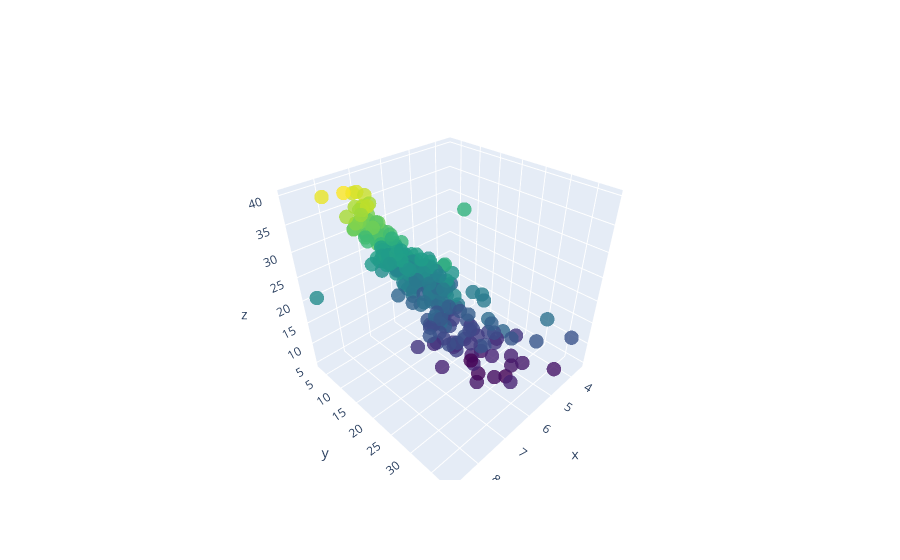

Notebook cell for this chart:
### Markdown cell above
### 1.3.2 Vizualizace dat ve 3D

### Code cell
x_label, y_label, z_label = "Living Area (m²)", "Bedrooms", "Price"
X1 = X_train[:, 0]  # 1. sloupec
X2 = X_train[:, 1]  # 2. sloupec
Y = Y_train  # Cílová proměnná
    
# Vytvoření 3D scatter plotu
fig = go.Figure()

# Scatter plot - body dat
fig.add_trace(go.Scatter3d(
        x=X1, y=X2, z=Y,
        mode='markers',
        marker=dict(size=5, color=Y, colorscale='Viridis', opacity=0.8),
        name="Data"
))
fig.show()

### Figure 1 — Plotly figure (JSON) as saved in the notebook; plotly's stock layout.template omitted (floating-point values rounded to 4 significant figures; data arrays with more than 128 entries replaced by an {"elided": "..."} marker saying what was removed)
{"data": [{"marker": {"color": {"elided": "278 float values"}, "colorscale": [[0, "#440154"], [0.1111, "#482878"], [0.2222, "#3e4989"], [0.3333, "#31688e"], [0.4444, "#26828e"], [0.5556, "#1f9e89"], [0.6667, "#35b779"], [0.7778, "#6ece58"], [0.8889, "#b5de2b"], [1, "#fde725"]], "opacity": 0.8, "size": 5}, "mode": "markers", "name": "Data", "type": "scatter3d", "x": {"elided": "278 float values"}, "y": {"elided": "278 float values"}, "z": {"elided": "278 float values"}}], "layout": {}}
